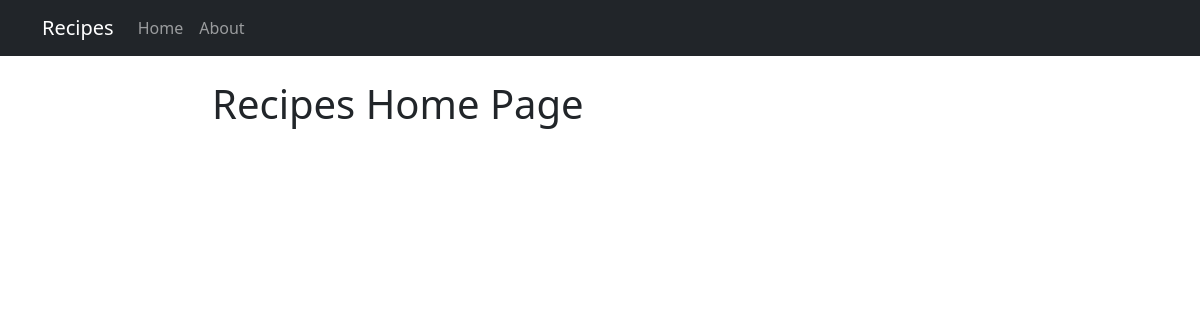
Before: / with the older database file.
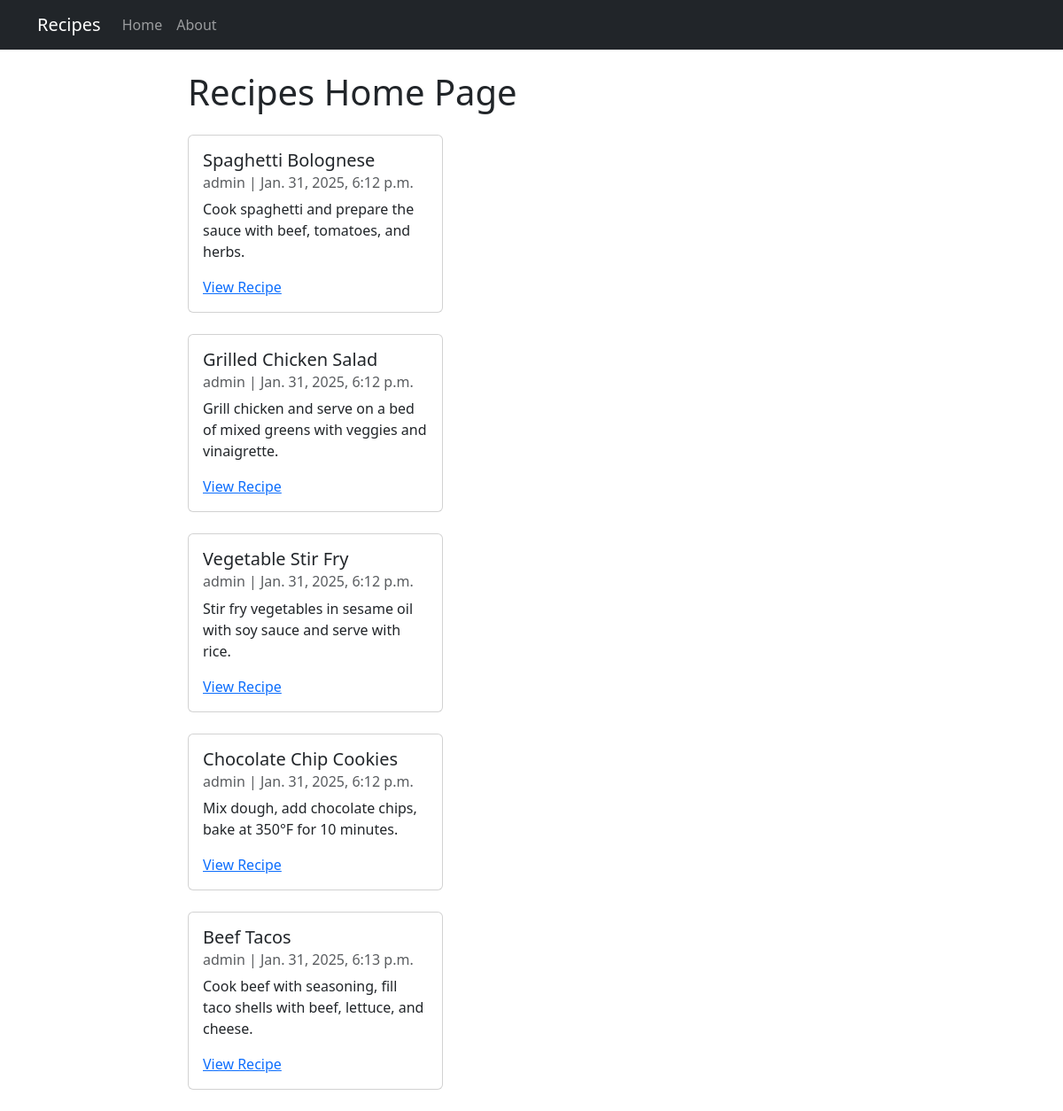
After: the same page with the newer database file.
### recipes/models.py (models this page shows, shortened)
class Recipe(models.Model):
    title = models.CharField(max_length=100)
    description = models.TextField()
    author = models.ForeignKey(User, on_delete=models.CASCADE)
    created_at = models.DateTimeField(auto_now_add=True)
    updated_at = models.DateTimeField(auto_now=True)

### recipes/views.py (the view)
# urls.py: 2. Add a URL to urlpatterns:  path('', views.home, name='home')
def home(request):
    recipes = models.Recipe.objects.all()
    context = {
        'recipes' : recipes
    }
    return render(request ,'recipes/home.html', context)

### recipes/templates/recipes/home.html
{% extends 'recipes/base.html' %}
    {% block content %}
        <h1>Recipes Home Page</h1>
        {% for recipe in recipes %}
          <div class="card my-4" style="width: 18rem;">
            <div class="card-body">
              <h5 class="card-title">{{ recipe.title }}</h5>
              <h6 class="card-subtitle mb-2 text-body-secondary">{{ recipe.author }} | {{ recipe.created_at }}</h6>
              <p class="card-text">{{ recipe.description }}</p>
              <a href="#" class="card-link">View Recipe</a>
            </div>
          </div>
        {% endfor %}
    {% endblock content %}

### recipes/templates/recipes/base.html (shortened to what this page needs)
<!DOCTYPE html>
<html lang="en">
<head>
    <link href="https://cdn.jsdelivr.net/npm/bootstrap@5.3.3/dist/css/bootstrap.min.css"
    rel="stylesheet"
>
</head>
<body>
    <nav class="navbar navbar-expand-lg navbar-dark bg-dark">
        <div class="container">
        <a class="navbar-brand" href="{% url 'recipes-home' %}">Recipes</a>
        <div class="collapse navbar-collapse" id="navbarNav">
            <ul class="navbar-nav">
            <li class="nav-item">
                <a class="nav-link" aria-current="page" href="{% url 'recipes-home' %}">Home</a>
            </li>
            <li class="nav-item">
                <a class="nav-link" href="{% url 'recipes-about' %}">About</a>
            </li>
            </ul>
        </div>
        </div>
    </nav>
    <div class="container mt-4 col-8">
        {% block content %}
        {% endblock content %}
    </div>
</body>
</html>

Changed rows visible on the page:
added Recipe: title "Spaghetti Bolognese", author "admin", created_at "Jan. 31, 2025, 6:12 p.m.", description "Cook spaghetti and prepare the sauce with beef, tomatoes, and herbs."
added Recipe: title "Grilled Chicken Salad", author "admin", created_at "Jan. 31, 2025, 6:12 p.m.", description "Grill chicken and serve on a bed of mixed greens with veggies and vinaigrette."
added Recipe: title "Vegetable Stir Fry", author "admin", created_at "Jan. 31, 2025, 6:12 p.m.", description "Stir fry vegetables in sesame oil with soy sauce and serve with rice."
added Recipe: title "Chocolate Chip Cookies", author "admin", created_at "Jan. 31, 2025, 6:12 p.m.", description "Mix dough, add chocolate chips, bake at 350°F for 10 minutes."
added Recipe: title "Beef Tacos", author "admin", created_at "Jan. 31, 2025, 6:13 p.m.", description "Cook beef with seasoning, fill taco shells with beef, lettuce, and cheese."
